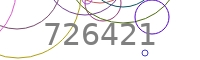
#> input picture test/captcha.jpeg, 200 x 60 px
$ python main.py
#> lines starting #> are read from the running program, lines starting #| are printed output that depends on the picture; after the words box and inside, x2 and y2 are one past the last pixel; in counts of white or black regions, pixels touching at a corner belong together
from PIL import Image, ImageFilter
import pytesseract

# Set the Tesseract executable path
pytesseract.pytesseract.tesseract_cmd = r"C:\Program Files\Tesseract-OCR\tesseract.exe"

def convert_to_binary(input_image_path, output_image_path):
    # Define the target gray color
#> called with input_image_path = 'test/captcha.jpeg', output_image_path = 'result/captcha_processed.jpeg'
    target_color = (128, 128, 128)
    tolerance = 30  # Tolerance for color matching

    # Open the image
    image = Image.open(input_image_path)
#> image is the input picture: PIL image 200x60 RGB; mean R, G, B 239.8, 238.4, 238.8

    # Convert the image to RGB mode
    rgb_image = image.convert("RGB")

    # Get the image dimensions
    width, height = image.size
#> width = 200; height = 60

    # Create a new image with the same dimensions
    result_image = Image.new("L", (width, height))  # L mode for grayscale image
#> result_image: PIL image 200x60 L; every value is 0

    # Iterate over each pixel and convert to black and white
    for x in range(width):
        for y in range(height):
            # Get the pixel color
            pixel_color = rgb_image.getpixel((x, y))

            # Check if the pixel color is within the tolerance range of the target gray color
            if all(abs(pixel_color[i] - target_color[i]) <= tolerance for i in range(3)):
                # Pixel color is within tolerance, set it to black
                result_image.putpixel((x, y), 0)  # 0 for black
            else:
                # Pixel color is not within tolerance, set it to white
                result_image.putpixel((x, y), 255)  # 255 for white
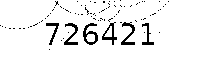
#> result_image: PIL image 200x60 L; 93.1% white; black in thin lines or dots, all inside (x1, y1, x2, y2) = (0, 0, 169, 50)

    # Apply erosion and dilation to remove noise
    result_image = result_image.filter(ImageFilter.MedianFilter())
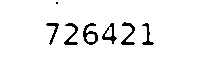
#> result_image: PIL image 200x60 L; 94.5% white; black in thin lines or dots, all inside (x1, y1, x2, y2) = (46, 2, 154, 45)

    # Save the modified image
    result_image.save(output_image_path)

def recognize_text(image_path):
    # Use pytesseract to perform OCR
#> (the run stopped early here; a loop or call above may not have finished)
